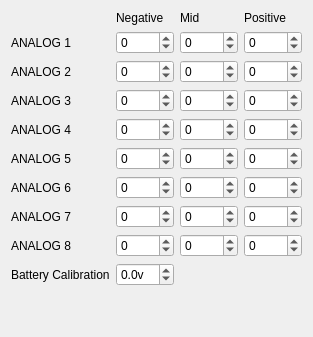
     <widget class="QWidget" name="tabCalibration">
      <attribute name="title">
       <string>Calibration</string>
      </attribute>
      <layout class="QGridLayout" name="gridLayout_2">
       <item row="0" column="1">
        <widget class="QLabel" name="label_24">
         <property name="text">
          <string>Negative</string>
         </property>
        </widget>
       </item>
       <item row="0" column="2">
        <widget class="QLabel" name="label_25">
         <property name="text">
          <string>Mid</string>
         </property>
        </widget>
       </item>
       <item row="0" column="3">
        <widget class="QLabel" name="label_26">
         <property name="text">
          <string>Positive</string>
         </property>
        </widget>
       </item>
       <item row="1" column="0">
        <widget class="QLabel" name="label_15">
         <property name="text">
          <string>ANALOG 1</string>
         </property>
        </widget>
       </item>
       <item row="1" column="1">
        <widget class="QSpinBox" name="ana1Neg">
         <property name="statusTip">
          <string/>
         </property>
         <property name="minimum">
          <number>-9999</number>
         </property>
         <property name="maximum">
          <number>9999</number>
         </property>
        </widget>
       </item>
       <item row="1" column="2">
        <widget class="QSpinBox" name="ana1Mid">
         <property name="statusTip">
          <string/>
         </property>
         <property name="minimum">
          <number>-9999</number>
         </property>
         <property name="maximum">
          <number>9999</number>
         </property>
         <property name="value">
          <number>0</number>
         </property>
        </widget>
       </item>
       <item row="1" column="3">
        <widget class="QSpinBox" name="ana1Pos">
         <property name="statusTip">
          <string/>
         </property>
         <property name="minimum">
          <number>-9999</number>
         </property>
         <property name="maximum">
          <number>9999</number>
         </property>
        </widget>
       </item>
       <item row="2" column="0">
        <widget class="QLabel" name="label_16">
         <property name="text">
          <string>ANALOG 2</string>
         </property>
        </widget>
       </item>
       <item row="2" column="1">
        <widget class="QSpinBox" name="ana2Neg">
         <property name="statusTip">
          <string/>
         </property>
         <property name="minimum">
          <number>-9999</number>
         </property>
         <property name="maximum">
          <number>9999</number>
         </property>
        </widget>
       </item>
       <item row="2" column="2">
        <widget class="QSpinBox" name="ana2Mid">
         <property name="statusTip">
          <string/>
         </property>
         <property name="minimum">
          <number>-9999</number>
         </property>
         <property name="maximum">
          <number>9999</number>
         </property>
        </widget>
       </item>
       <item row="2" column="3">
        <widget class="QSpinBox" name="ana2Pos">
         <property name="statusTip">
          <string/>
         </property>
         <property name="minimum">
          <number>-9999</number>
         </property>
         <property name="maximum">
          <number>9999</number>
         </property>
        </widget>
       </item>
       <item row="3" column="0">
        <widget class="QLabel" name="label_17">
         <property name="text">
          <string>ANALOG 3</string>
         </property>
        </widget>
       </item>
       <item row="3" column="1">
        <widget class="QSpinBox" name="ana3Neg">
         <property name="statusTip">
          <string/>
         </property>
         <property name="minimum">
          <number>-9999</number>
         </property>
         <property name="maximum">
          <number>9999</number>
         </property>
        </widget>
       </item>
       <item row="3" column="2">
        <widget class="QSpinBox" name="ana3Mid">
         <property name="statusTip">
          <string/>
         </property>
         <property name="minimum">
          <number>-9999</number>
         </property>
         <property name="maximum">
          <number>9999</number>
         </property>
        </widget>
       </item>
       <item row="3" column="3">
        <widget class="QSpinBox" name="ana3Pos">
         <property name="statusTip">
          <string/>
         </property>
         <property name="minimum">
          <number>-9999</number>
         </property>
         <property name="maximum">
          <number>9999</number>
         </property>
        </widget>
       </item>
       <item row="4" column="0">
        <widget class="QLabel" name="label_18">
         <property name="text">
          <string>ANALOG 4</string>
         </property>
        </widget>
       </item>
       <item row="4" column="1">
        <widget class="QSpinBox" name="ana4Neg">
         <property name="statusTip">
          <string/>
         </property>
         <property name="minimum">
          <number>-9999</number>
         </property>
         <property name="maximum">
          <number>9999</number>
         </property>
         <property name="value">
          <number>0</number>
         </property>
        </widget>
       </item>
       <item row="4" column="2">
        <widget class="QSpinBox" name="ana4Mid">
         <property name="statusTip">
          <string/>
         </property>
         <property name="minimum">
          <number>-9999</number>
         </property>
         <property name="maximum">
          <number>9999</number>
         </property>
        </widget>
       </item>
       <item row="4" column="3">
        <widget class="QSpinBox" name="ana4Pos">
         <property name="statusTip">
          <string/>
         </property>
         <property name="minimum">
          <number>-9999</number>
         </property>
         <property name="maximum">
          <number>9999</number>
         </property>
        </widget>
       </item>
       <item row="5" column="0">
        <widget class="QLabel" name="label_19">
         <property name="text">
          <string>ANALOG 5</string>
         </property>
        </widget>
       </item>
       <item row="5" column="1">
        <widget class="QSpinBox" name="ana5Neg">
         <property name="statusTip">
          <string/>
         </property>
         <property name="minimum">
          <number>-9999</number>
         </property>
         <property name="maximum">
          <number>9999</number>
         </property>
        </widget>
       </item>
       <item row="5" column="2">
        <widget class="QSpinBox" name="ana5Mid">
         <property name="statusTip">
          <string/>
         </property>
         <property name="minimum">
          <number>-9999</number>
         </property>
         <property name="maximum">
          <number>9999</number>
         </property>
        </widget>
       </item>
       <item row="5" column="3">
        <widget class="QSpinBox" name="ana5Pos">
         <property name="statusTip">
          <string/>
         </property>
         <property name="minimum">
          <number>-9999</number>
         </property>
         <property name="maximum">
          <number>9999</number>
         </property>
        </widget>
       </item>
       <item row="6" column="0">
        <widget class="QLabel" name="label_20">
         <property name="text">
          <string>ANALOG 6</string>
         </property>
        </widget>
       </item>
       <item row="6" column="1">
        <widget class="QSpinBox" name="ana6Neg">
         <property name="statusTip">
          <string/>
         </property>
         <property name="minimum">
          <number>-9999</number>
         </property>
         <property name="maximum">
          <number>9999</number>
         </property>
        </widget>
       </item>
       <item row="6" column="2">
        <widget class="QSpinBox" name="ana6Mid">
         <property name="statusTip">
          <string/>
         </property>
         <property name="minimum">
          <number>-9999</number>
         </property>
         <property name="maximum">
          <number>9999</number>
         </property>
        </widget>
       </item>
       <item row="6" column="3">
        <widget class="QSpinBox" name="ana6Pos">
         <property name="statusTip">
          <string/>
         </property>
         <property name="minimum">
          <number>-9999</number>
         </property>
         <property name="maximum">
          <number>9999</number>
         </property>
        </widget>
       </item>
       <item row="7" column="0">
        <widget class="QLabel" name="label_21">
         <property name="text">
          <string>ANALOG 7</string>
         </property>
        </widget>
       </item>
       <item row="7" column="1">
        <widget class="QSpinBox" name="ana7Neg">
         <property name="statusTip">
          <string/>
         </property>
         <property name="minimum">
          <number>-9999</number>
         </property>
         <property name="maximum">
          <number>9999</number>
         </property>
        </widget>
       </item>
       <item row="7" column="2">
        <widget class="QSpinBox" name="ana7Mid">
         <property name="statusTip">
          <string/>
         </property>
         <property name="minimum">
          <number>-9999</number>
         </property>
         <property name="maximum">
          <number>9999</number>
         </property>
        </widget>
       </item>
       <item row="7" column="3">
        <widget class="QSpinBox" name="ana7Pos">
         <property name="statusTip">
          <string/>
         </property>
         <property name="minimum">
          <number>-9999</number>
         </property>
         <property name="maximum">
          <number>9999</number>
         </property>
        </widget>
       </item>
       <item row="9" column="0">
        <widget class="QLabel" name="label_22">
         <property name="toolTip">
          <string>&lt;html&gt;&lt;head/&gt;&lt;body&gt;&lt;p&gt;This value needs to be calibrated to ensure accuracy of the display and of the low battery warning. This calibration is done on the radio. Go to &amp;quot;Radio Setup/DiagAna&amp;quot; Screen. Press [DOWN] to go to the calibration setting. Press [MENU] to enable calibration of the TX voltage. Measure the voltage of the battery with a meter while the transmitter is turned on and adjust the value to match by pressing [LEFT]/[RIGHT]. Press [MENU] or [EXIT] to complete the process. &lt;/p&gt;&lt;/body&gt;&lt;/html&gt;</string>
         </property>
         <property name="text">
          <string>Battery Calibration</string>
         </property>
        </widget>
       </item>
       <item row="9" column="1">
        <widget class="QDoubleSpinBox" name="battCalib">
         <property name="statusTip">
          <string/>
         </property>
         <property name="suffix">
          <string>v</string>
         </property>
         <property name="decimals">
          <number>1</number>
         </property>
         <property name="minimum">
          <double>-9.900000000000000</double>
         </property>
         <property name="maximum">
          <double>9.900000000000000</double>
         </property>
         <property name="singleStep">
          <double>0.100000000000000</double>
         </property>
        </widget>
       </item>
       <item row="11" column="1">
        <spacer name="verticalSpacer">
         <property name="orientation">
          <enum>Qt::Vertical</enum>
         </property>
         <property name="sizeHint" stdset="0">
          <size>
           <width>20</width>
           <height>40</height>
          </size>
         </property>
        </spacer>
       </item>
       <item row="8" column="1">
        <widget class="QSpinBox" name="ana8Neg">
         <property name="statusTip">
          <string/>
         </property>
         <property name="minimum">
          <number>-9999</number>
         </property>
         <property name="maximum">
          <number>9999</number>
         </property>
        </widget>
       </item>
       <item row="8" column="2">
        <widget class="QSpinBox" name="ana8Mid">
         <property name="statusTip">
          <string/>
         </property>
         <property name="minimum">
          <number>-9999</number>
         </property>
         <property name="maximum">
          <number>9999</number>
         </property>
        </widget>
       </item>
       <item row="8" column="3">
        <widget class="QSpinBox" name="ana8Pos">
         <property name="statusTip">
          <string/>
         </property>
         <property name="minimum">
          <number>-9999</number>
         </property>
         <property name="maximum">
          <number>9999</number>
         </property>
        </widget>
       </item>
       <item row="8" column="0">
        <widget class="QLabel" name="label_41">
         <property name="text">
          <string>ANALOG 8</string>
         </property>
        </widget>
       </item>
      </layout>
     </widget>
